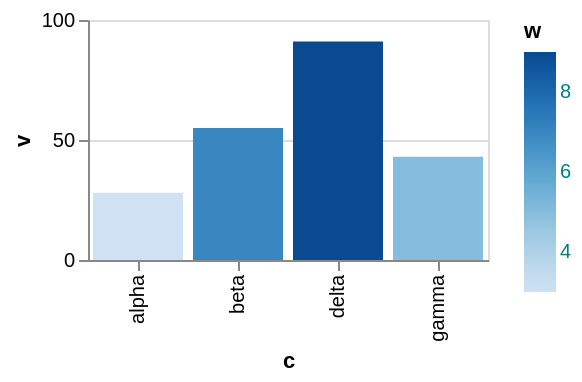

The Vega-Lite source for this figure:
### Vega-Lite specification from a JSON file in a GitHub repository (floating-point values rounded to 4 significant figures)
{"$schema": "https://vega.github.io/schema/vega-lite/v6.json", "width": 200, "height": 120, "data": {"values": [{"c": "alpha", "v": 28, "w": 3, "t": "2024-01-07"}, {"c": "beta", "v": 55, "w": 7, "t": "2024-03-19"}, {"c": "gamma", "v": 43, "w": 5, "t": "2024-06-02"}, {"c": "delta", "v": 91, "w": 9, "t": "2024-09-11"}]}, "mark": "bar", "encoding": {"x": {"field": "c", "type": "nominal"}, "y": {"field": "v", "type": "quantitative"}, "color": {"field": "w", "type": "quantitative", "legend": {"labelColor": "teal"}}}}
